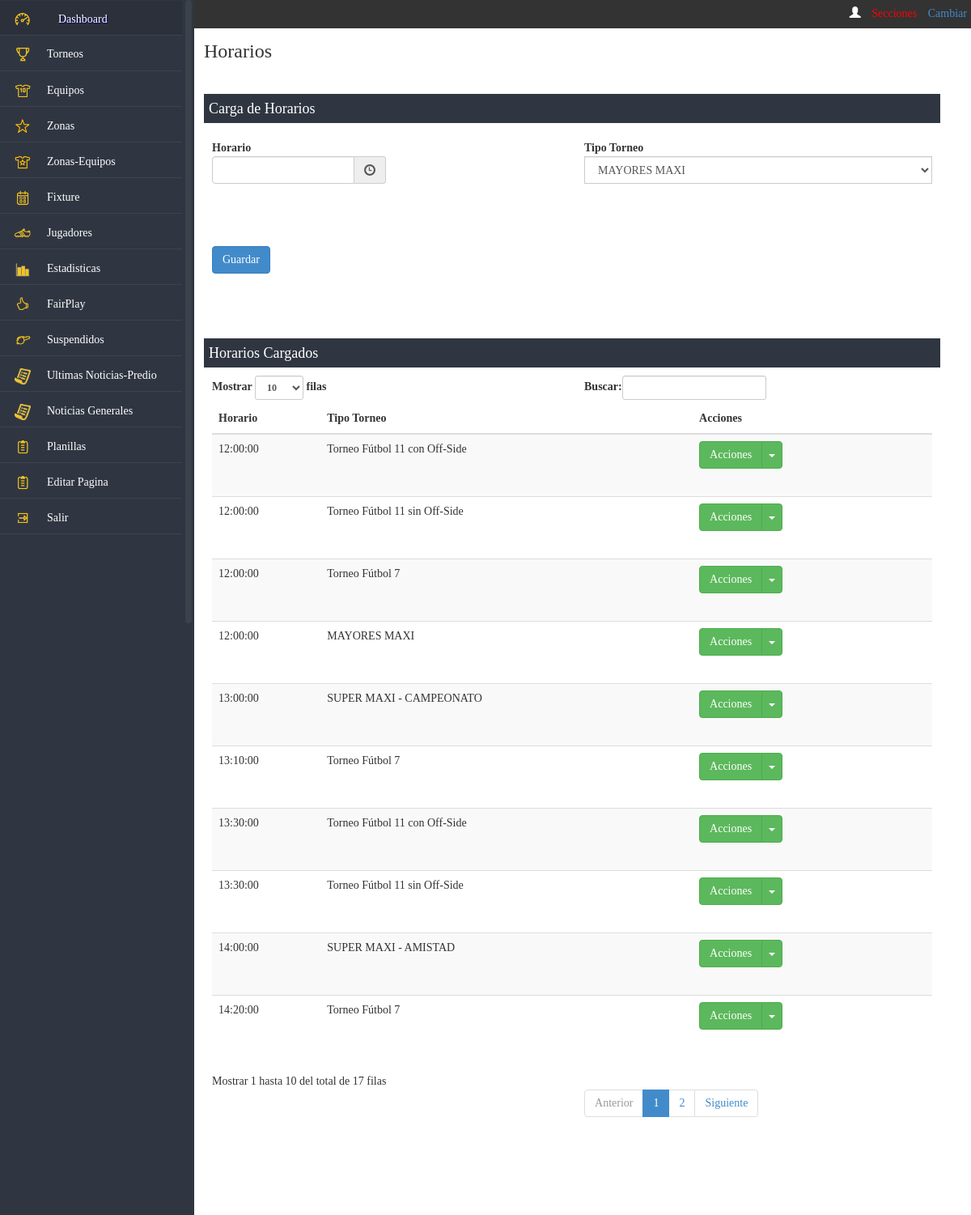
/dashboard/horarios/index.php (signed in), run on the app's committed database.
### tables this page shows
CREATE TABLE IF NOT EXISTS `predio_menu` (
  `idmenu` int(11) NOT NULL AUTO_INCREMENT,
  `url` varchar(45) NOT NULL,
  `icono` varchar(45) DEFAULT NULL,
  `nombre` varchar(45) NOT NULL,
  `Orden` smallint(6) DEFAULT NULL,
  `hover` varchar(45) DEFAULT NULL,
  `permiso` varchar(50) DEFAULT NULL,
  `administracion` bit(1) DEFAULT NULL,
  `torneo` bit(1) DEFAULT NULL,
  `reportes` bit(1) DEFAULT NULL,
  PRIMARY KEY (`idmenu`)
);

CREATE TABLE IF NOT EXISTS `tbtipotorneo` (
  `idtipotorneo` int(11) NOT NULL AUTO_INCREMENT,
  `descripciontorneo` varchar(60) NOT NULL,
  PRIMARY KEY (`idtipotorneo`)
);

CREATE TABLE IF NOT EXISTS `tbhorarios` (
  `idhorario` int(11) NOT NULL AUTO_INCREMENT,
  `horario` time NOT NULL,
  `reftipotorneo` smallint(6) NOT NULL,
  PRIMARY KEY (`idhorario`)
);

### includes/appconfig.php (called while the page is built, shortened)
<?php
class appconfig {
function conexion() {
		$hostname = "localhost";
		$database = "ssaic";
		$username = "root";
		$password = "";
		$conexion = array("hostname" => $hostname,
						  "database" => $database,
						  "username" => $username,
						  "password" => $password);
		return $conexion;
}
}
?>

### includes/funciones.php (the view, shortened to what this page needs)
<?php
class Servicios {
	function camposTablaView($cabeceras,$datos,$cantidad) {
		$cadView = '';
		$cadRows = '';
		switch ($cantidad) {
			default:
				$classMod = 'varmodificar';
				$classEli = 'varborrar';
				$idresultados = "resultados";
		}
		while ($row = mysql_fetch_array($datos)) {
			$cadsubRows = '';
			$cadRows = $cadRows.'
					<tr class="'.$row[0].'">
                        	';
			for ($i=1;$i<=$cantidad;$i++) {
				$cadsubRows = $cadsubRows.'<td><div style="height:60px;overflow:auto;">'.($row[$i]).'</div></td>';
			}
			$cadRows = $cadRows.'
                            '.$cadsubRows.'
							<td>
                                <div class="btn-group">
                                    <button class="btn btn-success" type="button">Acciones</button>
                                    <button class="btn btn-success dropdown-toggle" data-toggle="dropdown" type="button">
                                    <span class="caret"></span>
                                    <span class="sr-only">Toggle Dropdown</span>
                                    </button>
                                    <ul class="dropdown-menu" role="menu">
                                        <li>
                                        <a href="javascript:void(0)" class="'.$classMod.'" id="'.$row[0].'">Modificar</a>
                                        </li>
                                        <li>
                                        <a href="javascript:void(0)" class="'.$classEli.'" id="'.$row[0].'">Borrar</a>
                                        </li>
                                    </ul>
                                </div>
                            </td>
                        </tr>
			';
		}
		$cadView = $cadView.'
			<table class="table table-striped table-responsive" id="example">
            	<thead>
                	<tr>
                    	'.$cabeceras.'
                        <th>Acciones</th>
                    </tr>
                </thead>
                <tbody id="'.$idresultados.'">
                	'.$cadRows.'
                </tbody>
            </table>
			<div style="margin-bottom:85px; margin-right:60px;"></div>
		';
		return $cadView;
	}
	function camposTabla($accion,$tabla,$lblcambio,$lblreemplazo,$refdescripcion,$refCampo) {
		$sql	=	"show columns from ".$tabla;
		$res 	=	$this->query($sql,0);
		$camposEscondido = "";
		if ($res == false) {
			return 'Error al traer datos';
		} else {
			$form	=	'';
			while ($row = mysql_fetch_array($res)) {
				$i = 0;
				foreach ($lblcambio as $cambio) {
					if ($row[0] == $cambio) {
						$label = $lblreemplazo[$i];
						$i = 0;
						break;
					} else {
						$label = $row[0];
					}
					$i = $i + 1;
				}
				if ($row[3] != 'PRI') {
					if (strpos($row[1],"decimal") !== false) {
						$form	=	$form.'
						<div class="form-group col-md-6">
							<label for="'.$label.'" class="control-label" style="text-align:left">'.ucwords($label).'</label>
							<div class="input-group col-md-12">
								<span class="input-group-addon">$</span>
								<input type="text" class="form-control" id="'.strtolower($row[0]).'" name="'.strtolower($row[0]).'" value="0" required>
								<span class="input-group-addon">.00</span>
							</div>
						</div>
						';
					} else {
						if ( in_array($row[0],$refCampo) ) {
							$campo = strtolower($row[0]);
							$option = $refdescripcion[array_search($row[0], $refCampo)];
							$form	=	$form.'
							<div class="form-group col-md-6">
								<label for="'.$campo.'" class="control-label" style="text-align:left">'.$label.'</label>
								<div class="input-group col-md-12">
									<select class="form-control" id="'.strtolower($campo).'" name="'.strtolower($campo).'">
										';
							$form	=	$form.$option;
							$form	=	$form.'		</select>
								</div>
							</div>
							';
						} else {
							if (strpos($row[1],"bit") !== false) {
								$label = ucwords($label);
								$campo = strtolower($row[0]);
								$form	=	$form.'
								<div class="form-group col-md-6">
									<label for="'.$campo.'" class="control-label" style="text-align:left">'.$label.'</label>
									<div class="input-group col-md-12 fontcheck">
										<input type="checkbox" class="form-control" id="'.$campo.'" name="'.$campo.'" style="width:50px;" required> <p>Si/No</p>
									</div>
								</div>
								';
							} else {
								if (strpos($row[1],"date") !== false) {
									$label = ucwords($label);
									$campo = strtolower($row[0]);
									$form	=	$form.'
									<div class="form-group col-md-6">
										<label for="'.$campo.'" class="control-label" style="text-align:left">'.$label.'</label>
										<div class="input-group date form_date col-md-6" data-date="" data-date-format="dd MM yyyy" data-link-field="'.$campo.'" data-link-format="yyyy-mm-dd">
											<input class="form-control" size="50" type="text" value="" readonly>
											<span class="input-group-addon"><span class="glyphicon glyphicon-calendar"></span></span>
										</div>
										<input type="hidden" name="'.$campo.'" id="'.$campo.'" value="" />
									</div>
									';
								} else {
									if (strpos($row[1],"time") !== false) {
										$label = ucwords($label);
										$campo = strtolower($row[0]);
										$form	=	$form.'
										<div class="form-group col-md-6">
											<label for="'.$campo.'" class="control-label" style="text-align:left">'.$label.'</label>
											<div class="input-group bootstrap-timepicker col-md-6">
												<input id="timepicker2" name="'.$campo.'" class="form-control">
												<span class="input-group-addon">
<span class="glyphicon glyphicon-time"></span>
</span>
											</div>
										</div>
										';
									}
								}
							}
						}
					}
				} else {
					$camposEscondido = $camposEscondido.'<input type="hidden" id="accion" name="accion" value="'.$accion.'"/>';
				}
			}
			$formulario = $form."<br><br>".$camposEscondido;
			return $formulario;
		}
	}
function traerHorariosNuevo() {
$sql = "select h.idhorario,h.horario,tt.descripciontorneo
			from tbhorarios h
			inner join tbtipotorneo tt on tt.idtipotorneo = h.reftipotorneo
			order by 1";
$res = $this->query($sql,0);
return $res;
}
	function query($sql,$accion) {
		require_once 'appconfig.php';
		$appconfig	= new appconfig();
		$datos		= $appconfig->conexion();
		$hostname	= $datos['hostname'];
		$database	= $datos['database'];
		$username	= $datos['username'];
		$password	= $datos['password'];
		$conex = mysql_connect($hostname,$username,$password) or die ("no se puede conectar".mysql_error());
		        $error = 0;
		$result=mysql_query($sql,$conex);
		if($error==1){
			mysql_query("ROLLBACK");
			return false;
		}
		 else{
			return $result;
		}
	}
	}
?>

### includes/funcionesHTML.php (shortened to what this page needs)
<?php
class ServiciosHTML {
function menu($usuario,$titulo,$rol,$torneo,$admin,$torneos,$reportes) {
	$sql = "select idmenu,url,icono, nombre, permiso
				from predio_menu
				where permiso like '%".$rol."%'
					  and administracion = ".$admin."
					  and torneo = ".$torneos."
					  and reportes = ".$reportes."
				order by orden";
	$res = $this->query($sql,0);
	$cadmenu = "";
	while ($row = mysql_fetch_array($res)) {
		if ($titulo == $row['nombre']) {
			$row['url'] = "index.php";
		}
		if (strpos($row['permiso'],$rol) !== false) {
			if ($row['idmenu'] == 1) {
				$cadmenu = $cadmenu.'<li class="arriba"><div class="'.$row['icono'].'"></div><a href="'.$row['url'].'">'.$row['nombre'].'</a></li>';
			} else {
				$cadmenu = $cadmenu.'<li><div class="'.$row['icono'].'"></div><a href="'.$row['url'].'">'.$row['nombre'].'</a></li>';
			}
		}
	}
	$menu = '
		<div style="background-color:#333; position:absolute; top:0;left:0; height:35px; width:100%; color:#FFF; padding-top:7px;" align="right">
			<ul class="list-inline">
				<li><span class="glyphicon glyphicon-user"></span> '.$usuario.'</li>
				<li><a href="../seccion.php" style="color:#F00;" id="seccionmenu">Secciones </a></li>
				<li style="color:#FC0;">'.$torneo.' <a href="../torneos/cambiartorneo.php"> Cambiar</a></li>
			</ul>
		</div>
		<div style="height:30px;">
		</div>
		<div id="navigation" >
				<nav class="nav col-md-12 col-xs-12">
					<ul>
						'.$cadmenu.'
					</ul>
				</nav>
			 </div>
		</div>';
	return $menu;
}
Function query($sql,$accion) {
		require_once 'appconfig.php';
		$appconfig	= new appconfig();
		$datos		= $appconfig->conexion();
		$hostname	= $datos['hostname'];
		$database	= $datos['database'];
		$username	= $datos['username'];
		$password	= $datos['password'];
		$conex = mysql_connect($hostname,$username,$password) or die ("no se puede conectar".mysql_error());
		$result = mysql_query($sql,$conex);
		return $result;
	}
}
?>

### css/estiloDash.css (style rules this page uses)
* { margin:0; padding:0; font-family: robotoL; }
html { height : 101%; }
body { font-family: robotoL; background:#f1f1f1; }
#navigation { height:100%; background-color: #303641; padding-top:15px; overflow-y: auto; position: fixed; top: 0; width: 20%; z-index: 9999; overflow: hidden; }
.nav { margin-top:-15px; }
.nav ul { list-style:none; }
.nav ul li { padding:8px 8px; height:44px; border-bottom:1px solid #3e444e; border-top:1px solid #303641; width:100%; }
.nav ul li a { color:#FFF; font-family:robotoL; font-size:1.0em; text-decoration:none; float: left; margin-top:5px; }
.nav .arriba { border-top:none; }
.icodashboard { background:url(../imagenes/iconmenu/dashboard.png) no-repeat; background-position: center center; width:40px; height:40px; float:left; margin-right:9px; margin-top:-4px; background-size: 25px 50px; background-size: 50% 50%; }
.icochart { background:url(../imagenes/iconmenu/chart.png) no-repeat; background-position: center center; width:40px; height:40px; float:left; margin-right:10px; margin-top:-4px; background-size: 25px 50px; background-size: 50% 50%; }
.icosuspendidos { background:url(../imagenes/iconmenu/lightning38.png) no-repeat; background-position: center center; width:40px; height:40px; float:left; margin-right:10px; margin-top:-4px; background-size: 25px 50px; background-size: 50% 50%; }
.icojugadores { background:url(../imagenes/iconmenu/user82.png) no-repeat; background-position: center center; width:40px; height:40px; float:left; margin-right:10px; margin-top:-4px; background-size: 25px 50px; background-size: 50% 50%; }
.icoequipos { background:url(../imagenes/iconmenu/users6.png) no-repeat; background-position: center center; width:40px; height:40px; float:left; margin-right:10px; margin-top:-4px; background-size: 25px 50px; background-size: 50% 50%; }
.icozonasequipos { background:url(../imagenes/iconmenu/users7.png) no-repeat; background-position: center center; width:40px; height:40px; float:left; margin-right:10px; margin-top:-4px; background-size: 25px 50px; background-size: 50% 50%; }
.icotorneos { background:url(../imagenes/iconmenu/verification5.png) no-repeat; background-position: center center; width:40px; height:40px; float:left; margin-right:10px; margin-top:-4px; background-size: 25px 50px; background-size: 50% 50%; }
.icozonas { background:url(../imagenes/iconmenu/conceptos.png) no-repeat; background-position: center center; width:40px; height:40px; float:left; margin-right:10px; margin-top:-4px; background-size: 25px 50px; background-size: 50% 50%; }
.icofixture { background:url(../imagenes/iconmenu/novedades.png) no-repeat; background-position: center center; width:40px; height:40px; float:left; margin-right:10px; margin-top:-4px; background-size: 25px 50px; background-size: 50% 50%; }
.icofairplay { background:url(../imagenes/iconmenu/exportar.png) no-repeat; background-position: center center; width:40px; height:40px; float:left; margin-right:10px; margin-top:-4px; background-size: 25px 50px; background-size: 50% 50%; }
.icoalquileres { background:url(../imagenes/iconmenu/alquiler.png) no-repeat; background-position: center center; width:40px; height:40px; float:left; margin-right:10px; margin-top:-4px; background-size: 25px 50px; background-size: 50% 50%; }
.icoreportes { background:url(../imagenes/iconmenu/reportes.png) no-repeat; background-position: center center; width:40px; height:40px; float:left; margin-right:10px; margin-top:-4px; background-size: 25px 50px; background-size: 50% 50%; }
.icosalir { background:url(../imagenes/iconmenu/salir.png) no-repeat; background-position: center center; width:40px; height:40px; float:left; margin-right:10px; margin-top:-4px; background-size: 25px 50px; background-size: 50% 50%; }
.btn-group { width:120px; }
.form-group { padding:10px 15px; }

### data on the page
predio_menu: nombre "Dashboard"
predio_menu: nombre "Torneos"
predio_menu: nombre "Equipos"
predio_menu: nombre "Zonas"
predio_menu: nombre "Zonas-Equipos"
predio_menu: nombre "Fixture"
predio_menu: nombre "Jugadores"
predio_menu: nombre "Estadisticas"
predio_menu: nombre "FairPlay"
predio_menu: nombre "Suspendidos"
predio_menu: nombre "Ultimas Noticias-Predio"
predio_menu: nombre "Noticias Generales"
predio_menu: nombre "Planillas"
predio_menu: nombre "Editar Pagina"
predio_menu: nombre "Salir"
tbtipotorneo: reftipotorneo "MAYORES MAXI", descripciontorneo "MAYORES MAXI"
tbhorarios: horario "12:00:00"
tbtipotorneo: descripciontorneo "Torneo Fútbol 11 con Off-Side Torneo Fútbol 11 con Off-Side"
tbhorarios: horario "13:30:00"
tbhorarios: horario "12:00:00"
tbtipotorneo: descripciontorneo "Torneo Fútbol 11 sin Off-Side Torneo Fútbol 11 sin Off-Side"
tbhorarios: horario "13:30:00"
tbhorarios: horario "12:00:00"
tbtipotorneo: descripciontorneo "Torneo Fútbol 7 Torneo Fútbol 7 Torneo Fútbol 7"
tbhorarios: horario "13:10:00"
tbhorarios: horario "14:20:00"
tbhorarios: horario "14:00:00"
tbtipotorneo: descripciontorneo "SUPER MAXI - AMISTAD"
tbhorarios: horario "13:00:00"
tbtipotorneo: descripciontorneo "SUPER MAXI - CAMPEONATO"
tbhorarios: horario "12:00:00"

### other printed values
$label "Horario"
$label "Tipo Torneo"
